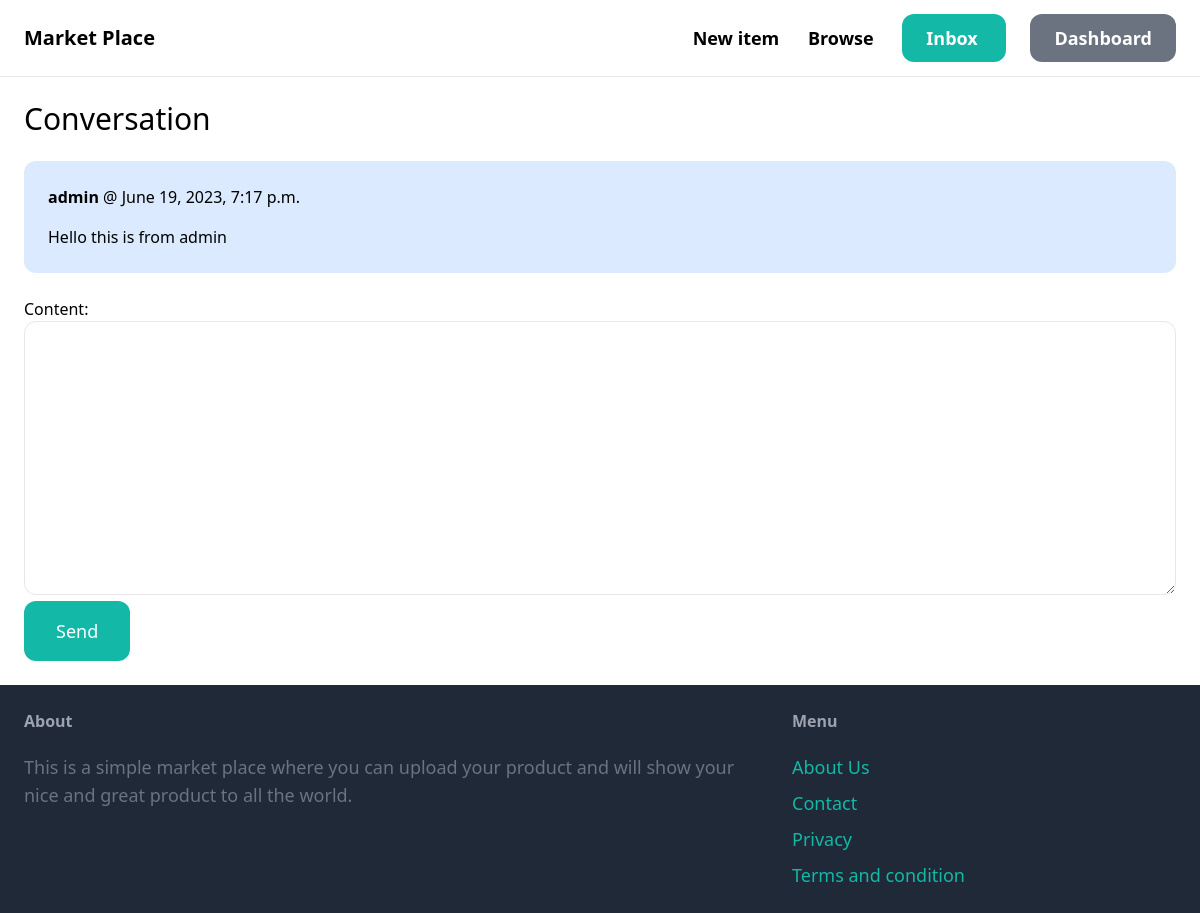
/inbox/14/ (signed in), run on an earlier commit of the app's database.
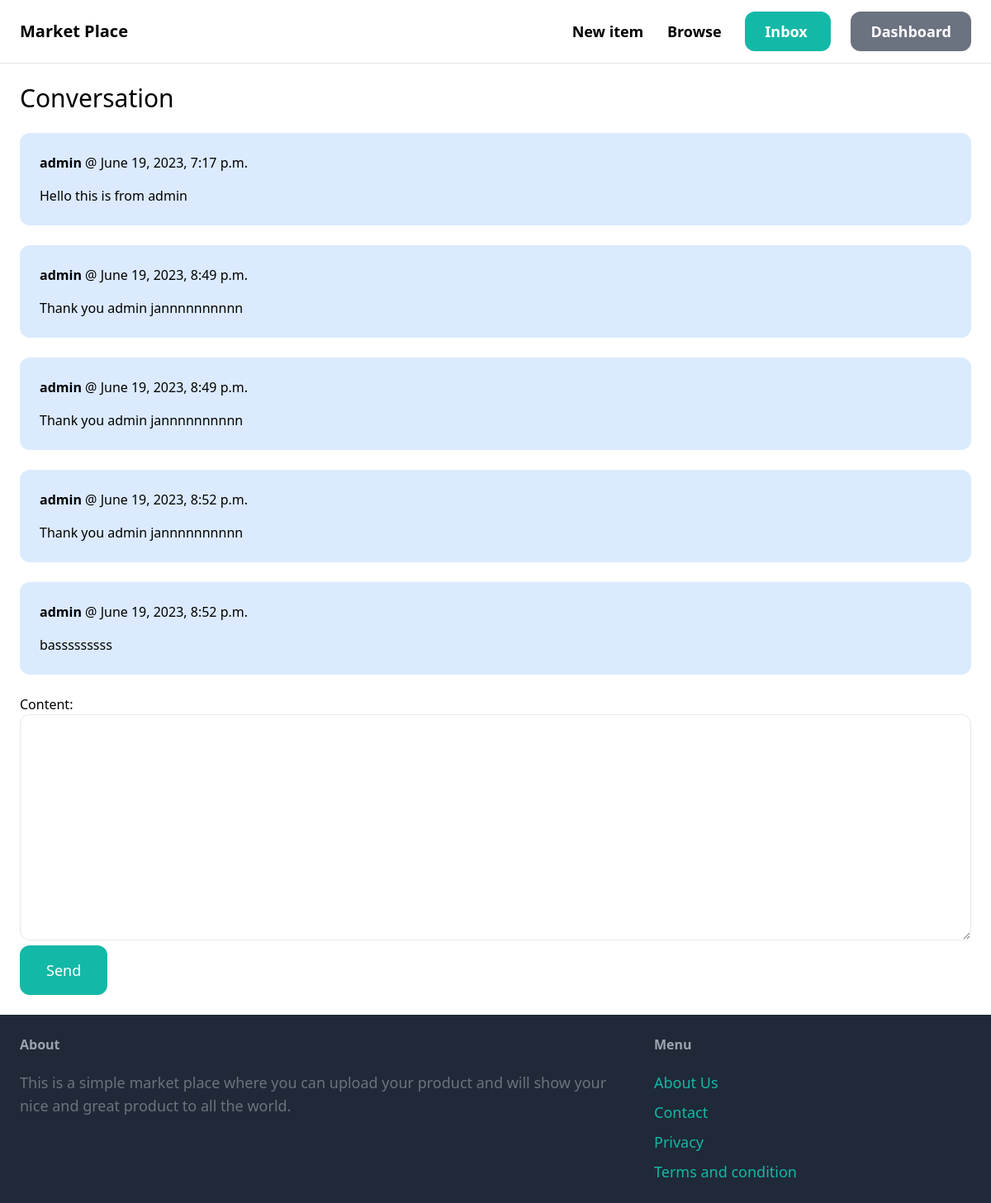
And on a later commit of the database.
### conversation/models.py (models this page shows)
class ConversationMessage(models.Model):
    conversation=models.ForeignKey(Conversation, related_name='messages', on_delete=models.CASCADE)
    content=models.TextField()
    created_at=models.DateTimeField(auto_now_add=True)
    created_by=models.ForeignKey(User, related_name='created_messages', on_delete=models.CASCADE, default=1)

### conversation/views.py (the view)
# urls.py: path('<int:pk>/', views.detail, name='detail'),
@login_required
def detail(request, pk):
    conversation = Conversation.objects.filter(members__in=[request.user.id]).get(pk=pk)
    if request.method == 'POST':
        form=ConversationMessageForm(request.POST)
        if form.is_valid():
            conversation_message = form.save(commit=False)
            conversation_message.conversation = conversation
            conversation_message.created_by = request.user
            conversation_message.save()
            conversation.save()
            return redirect ('conversation:detail', pk=pk)
    else:
        form = ConversationMessageForm()
    return render (request, 'conversation/detail.html', {
        'conversation': conversation,
        'form':form,
    })

### conversation/forms.py
class ConversationMessageForm(forms.ModelForm):
    class Meta:
        model=ConversationMessage
        fields=('content', )
        widgets={
            'content':forms.Textarea(attrs={
                'class': 'w-full py-4 px-6 rounded-xl border'
            })
        }

### conversation/templates/conversation/detail.html (shortened to what this page needs)
{% extends 'core/base.html' %}
{% block content %}
<h1 class="mb-6 text-3xl">Conversation</h1>
<div class="space-y-6">
    {% for message in conversation.messages.all  %}
        <div class="p-6 flex {% if message.created_by == request.user  %}bg-blue-100{% else %}bg-gray-100{% endif %} rounded-xl">
          <div>
            <p class="mb-4"><strong>{{ message.created_by.username }}</strong> @ {{ message.created_at }} </p>
          <p>{{ message.content }}</p>
          </div>
        </div>
    {% endfor %}
</div>
<form action="." method="post" class="mt-6">
  {{ form.as_p }}
  <button type="submit" class="py-4 px-8 text-lg bg-teal-500 hover:bg-teal-700 rounded-xl text-white">Send</button>
</form>
{% endblock %}

### core/templates/core/base.html (shortened to what this page needs)
<!DOCTYPE html>
<html lang="en">
<head>
    <script src="https://cdn.tailwindcss.com"></script>
</head>
<body>
    <nav class="py-6 px-6 flex justify-between items-center border-b border-gray-200">
        <a href="/" class="text-xl font-semibold">Market Place </a>
        <div class="space-x-6">
            <a href="{% url 'item:NewItem' %}" class="text-lg font-semibold hover:text-gray-500 ">New item </a>
            <a href="{% url 'item:items' %}" class="text-lg font-semibold hover:text-gray-500 ">Browse </a>
            {% if request.user.is_authenticated %}
            <a href="{% url 'conversation:inbox'  %}" class="px-6 py-3 text-lg font-semibold bg-teal-500 text-white rounded-xl hover:bg-teal-700 ">Inbox </a>
            <a href="{% url 'dashboard:index' %}" class="px-6 py-3 text-lg font-semibold bg-gray-500 text-white rounded-xl hover:bg-gray-700 ">Dashboard</a>
            {% else %}
                <a href="{% url 'core:signup' %}" class="px-6 py-3 text-lg font-semibold bg-teal-500 text-white rounded-xl hover:bg-teal-700 ">Sign up</a>
                <a href="{% url 'core:login' %}" class="px-6 py-3 text-lg font-semibold bg-gray-500 text-white rounded-xl hover:bg-gray-700 ">Log in </a>
            {% endif %}
        </div>
    </nav>
    <div class="px-6 py-6">
    {% block content %} {% endblock %}
    </div>
    <footer class="py-6 px-6 flex justify-between bg-gray-800">
        <div class="w-2/3 pr-10">
            <h3 class="mb-5 font-semibold text-gray-400">About </h3>
            <p class="text-lg text-gray-500">This is a simple market place where you can upload your product and will show your nice and great product to all the world. </p>
        </div>
        <div class="w-1/3">
                <h3 class="mb-5 font-semibold text-gray-400">Menu</h3>
                <ul class="space-y-2">
                    <li><a href="#" class="text-lg text-teal-500 hover:text-teal-700">About Us</a></li>
                    <li><a href="{% url 'core:contact' %}" class="text-lg text-teal-500 hover:text-teal-700"> Contact </a></li>
                    <li><a href="#" class="text-lg text-teal-500 hover:text-teal-700">Privacy </a></li>
                    <li><a href="#" class="text-lg text-teal-500 hover:text-teal-700">Terms and condition </a></li>
                </ul>
        </div>
    </footer>
</body>
</html>

What changed in the data, as far as the page shows it:
added ConversationMessage: created_by.username "admin", created_at "June 19, 2023, 8:49 p.m.", content "Thank you admin jannnnnnnnnn"
added ConversationMessage: created_by.username "admin", created_at "June 19, 2023, 8:49 p.m.", content "Thank you admin jannnnnnnnnn"
added ConversationMessage: created_by.username "admin", created_at "June 19, 2023, 8:52 p.m.", content "Thank you admin jannnnnnnnnn"
added ConversationMessage: created_by.username "admin", created_at "June 19, 2023, 8:52 p.m.", content "basssssssss"
